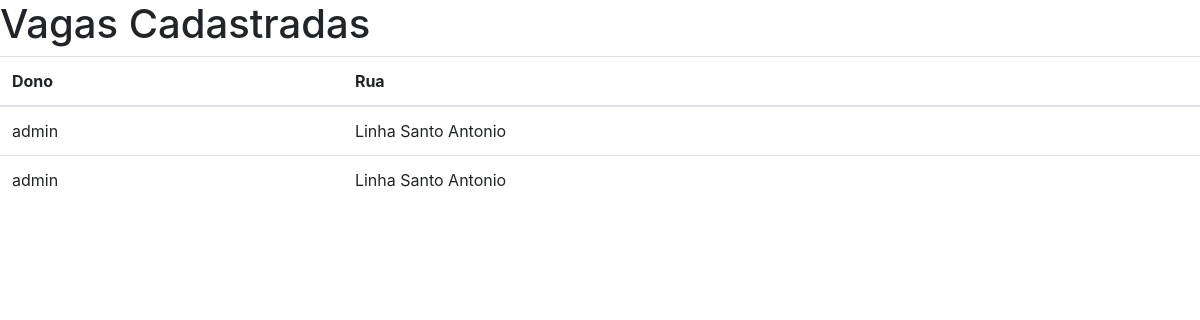
Page /painel/vagas on the earlier database version.
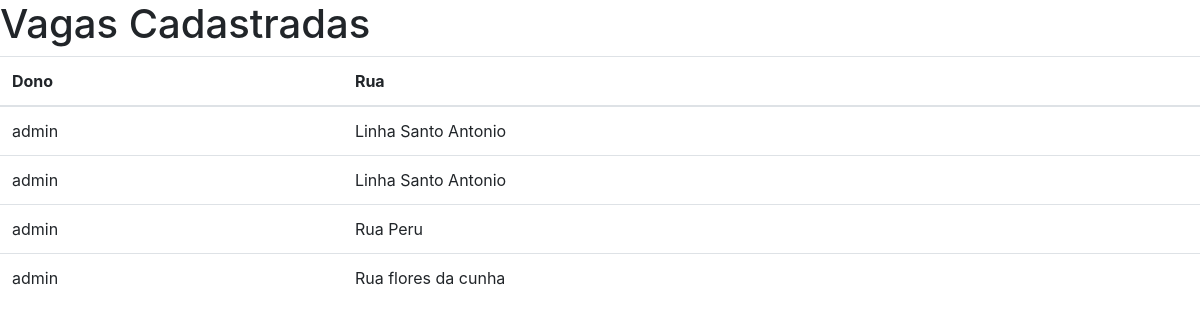
Same page on the later database version.
### painel/models.py (models this page shows, shortened)
class Vaga(models.Model):
	dono = models.ForeignKey('auth.User', on_delete=models.CASCADE, default="")
	rua = models.CharField(max_length=50)
	bairro = models.CharField(max_length=50)
	referencia = models.CharField(max_length=200)
	cidade = models.CharField(max_length=50)
	estado = models.CharField(max_length=2)
	valor = models.FloatField(default=0.00)
	categoria = models.TextField(default="")
	rascunho = models.BooleanField(default=True)

### painel/views.py (the view)
# urls.py: path('vagas', views.vagas, name='vagas'),
def vagas(request):
	lista_vagas = Vaga.objects.all()
	contexto = {'lista_vagas': lista_vagas}
	return render(request, 'painel/vagas.html', contexto)

### painel/templates/painel/vagas.html
{% extends "painel/meuperfil.html" %}
{% load static %}
{% block content %}
<h1>Vagas Cadastradas</h1>
{% if lista_vagas %}
   <table class="table">
    <thead>
    <tr>
           <th>Dono</th>
           <th>Rua</td>
      </tr>
    </thead>
   {% for v in lista_vagas %}
       <tr>
           <td> {{ v.dono }}  </td>
           <td> {{ v.rua }}  </td>
      </tr>
   {% endfor %}
   </table>
{% else %}
   <p>Nenhum artigo cadastrado.</p>
{% endif %}
{% endblock %}

### painel/templates/painel/meuperfil.html (shortened to what this page needs)
{% load static %}
<!DOCTYPE html>
<html>
<head>
<link rel="stylesheet" href="https://stackpath.bootstrapcdn.com/bootstrap/4.3.1/css/bootstrap.min.css">
</head>
<body>
{% block content %}{% endblock %}
</body>
</html>

Differences in the rows shown:
added Vaga: dono "admin", rua "Rua Peru"
added Vaga: dono "admin", rua "Rua flores da cunha"
